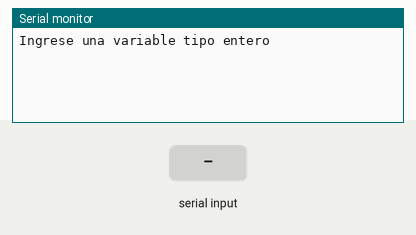
Recording of a sketch running on a simulated Arduino Uno, built with avr-gcc and run on an emulated ATmega328P. On the bench: the last lines printed to the serial monitor. Inputs (shaded band) come from the test bench. EEPROM starts erased.

Above: at 1.2 s.
1.3 s: "90,45\n" received over Serial
At 3.2 s:
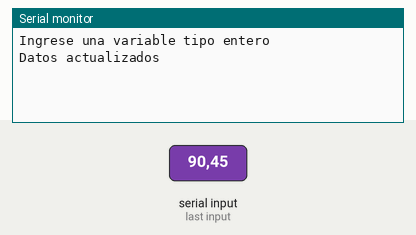
3.8 s: "30,150\n" received over Serial
At 5.1 s:
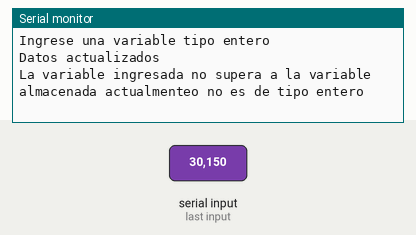

Measured:
- after the input at 1.3 s, the serial monitor: prints a new line after 1.0 s (image 1)
- after the input at 3.8 s, the serial monitor: prints a new line after 1.0 s (image 2)

The sketch:

DeberEEPROM_Comparador_de_variables.ino
```cpp
#include <EEPROM.h>
int in,alin;//in es de ingreso y al in already in
String varin;
void setup() {
 Serial.begin(9600);
 Serial.println("Ingrese una variable tipo entero");
 EEPROM.update(0,0);
}

void loop() {
  if(Serial.available()>0){
    alin=EEPROM.read(0);
    varin=Serial.readString();
    in=varin.toInt();
    if(alin<in){
      EEPROM.update(0,in);
      Serial.println("Datos actualizados");
    }else{
      Serial.println("La variable ingresada no supera a la variable almacenada actualmente\ro no es de tipo entero");
    }
  }

}
```
